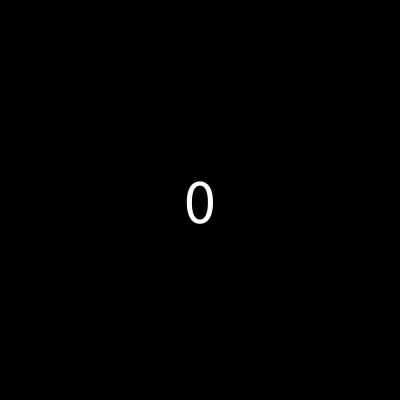
Frame 1 (no input)
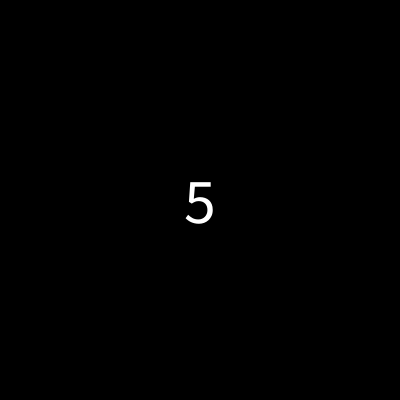
Frame 60 (the mouse pressed at the canvas centre just before this capture)
Frame 120 (the mouse held since frame 60 and released just before this capture): identical to frame 1, image omitted

The Processing sketch that drew these frames (run headless with seeded random() and noise(); from frame 60 on, the mouse is pressed at the canvas centre):

// Processing sketch: counters
// ── counters.pde
int counter = 0;

void setup() {
  size(400, 400); 
  textSize(64);
  textAlign(CENTER, CENTER);
}

void draw() {
  background(0);
  
  text(counter, width/2, height/2); 
  
  // Only count up once every 10 frames
  // Only doing this so the counter is slow enough for you to see
  if(frameCount % 10 == 0) {
    counter++;
  }
  
  // Reset counter
  if (counter > 10) {
    counter = 0;
  }
}
